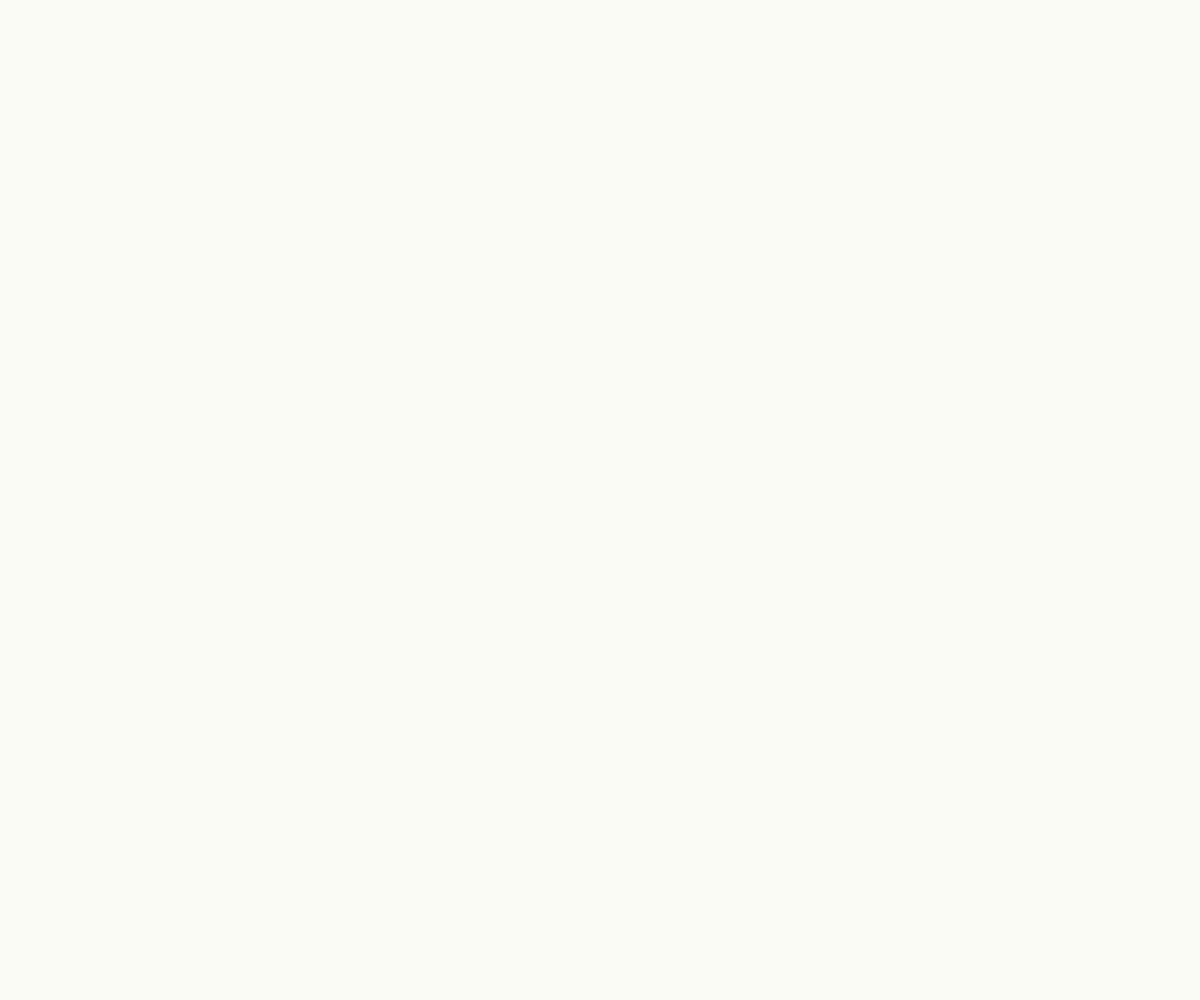
Frame 1 (no input)
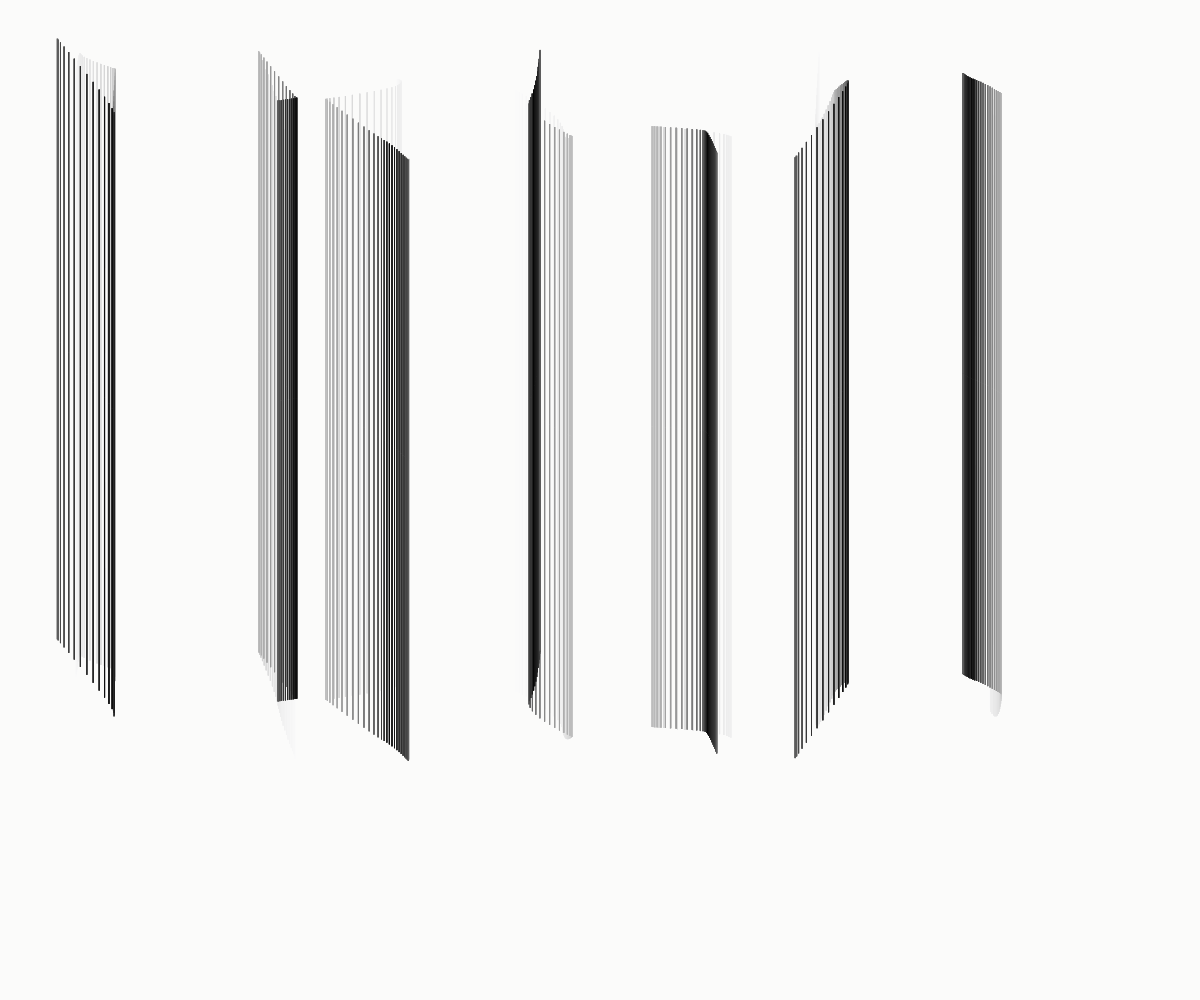
Frame 60 (no input)
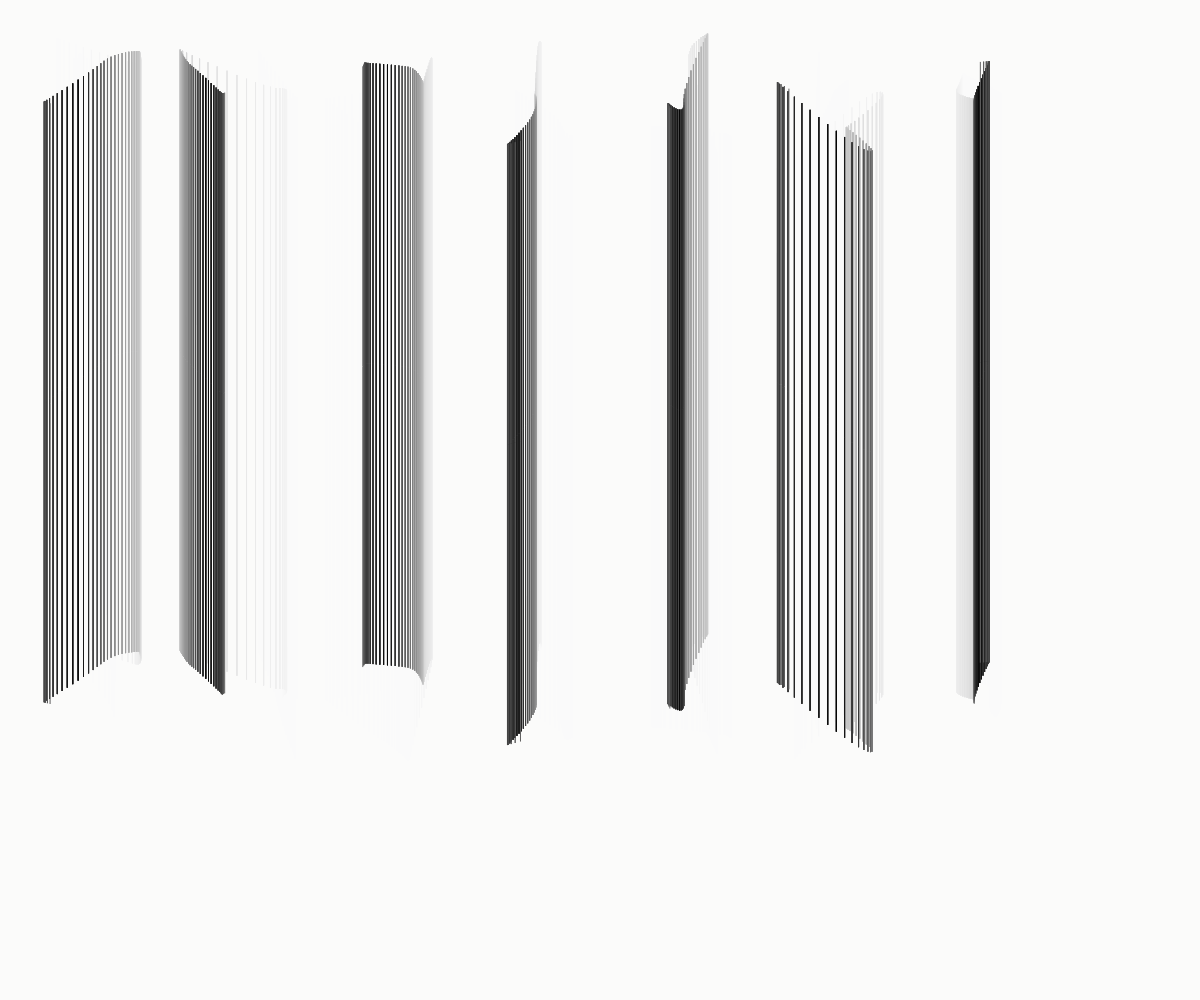
Frame 120 (the mouse pressed at the canvas centre since frame 60)

The p5.js sketch that drew these frames (run headless with seeded random() and noise() and a simulated clock; from frame 60 on, the mouse is pressed at the canvas centre):

// p5.js sketch
// ── sketch.js
let nbLines = 10;
let scl = 151;
let speed = 0.005; // good speed: 0.00005
let noiseVal;
let counter = 0;
let history = [];

function setup() {
  createCanvas(windowWidth, windowHeight);
  background(251, 251, 245);
  noiseDetail(2, 1);
  noFill();
}


function draw() {

  background(251, 251, 245 , 20);
  drawHistory();

  var bubble = {};
  history.push();
  
  y = 20;
  for (var x = 20; x < width-scl; x = x+scl) {
    
    beginShape()
    noiseValX = noise(x+counter,y);
    noiseValY = noise(y,x+counter);      
    noiseValX = map(noiseValX,0,1,0,scl);
    noiseValY = map(noiseValY,0,1,0,scl);

    center_x = x+noiseValX;
    center_y = y+noiseValY;  
    counter = counter + speed;

    var bubble = {xPos: center_x, yPos: center_y};
    history.push(bubble);

    if (history.length > 100) {
      history.shift(bubble);
    }
  }
}


// Draws the trail painted from the history
function drawHistory() {
  for (var i = 0; i < history.length; i++) {
    var pos = history[i];
    stroke(0+i);
    line(pos.xPos, pos.yPos, pos.xPos, pos.yPos+600 );
  }
}


function windowResized() {
  resizeCanvas(windowWidth, windowHeight);
}
